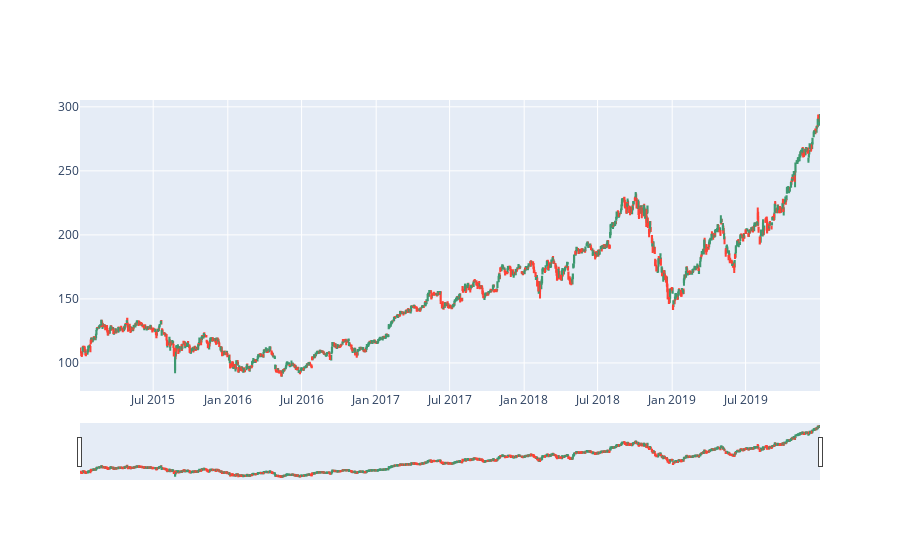

Notebook code cell kept with this figure:
### Code cell
apple_stock_df = pd.read_csv('data/aapl_stock_data.csv')

#apple_stock_df.head()

chart = candlestick(apple_stock_df)
chart.show()
chart.write_image('data/apple_stock_candlestick.jpeg')

### Figure 1 — Plotly figure (JSON) as saved in the notebook; plotly's stock layout.template omitted (floating-point values rounded to 4 significant figures; data arrays with more than 128 entries replaced by an {"elided": "..."} marker saying what was removed)
{"data": [{"close": {"elided": "1258 float values"}, "high": {"elided": "1258 float values"}, "low": {"elided": "1258 float values"}, "open": {"elided": "1258 float values"}, "type": "candlestick", "x": {"elided": "1258 str values"}}], "layout": {}}
